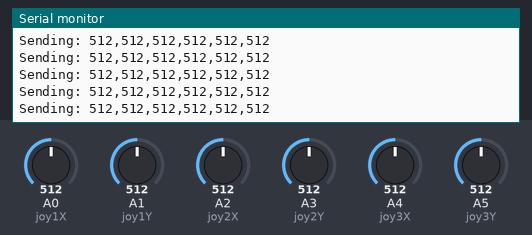
This sketch was run on a simulated Arduino Uno, built with avr-gcc and run on an emulated ATmega328P. Parts: the last lines printed to the serial monitor. The test bench sets the inputs (shaded band); at power-on: A4 (joy3X) = 512, A0 (joy1X) = 512, A1 (joy1Y) = 512, A2 (joy2X) = 512, A3 (joy2Y) = 512, A5 (joy3Y) = 512.

Above: at 8.7 s.
8.8 s: A4 (joy3X) set to 107
At 8.98 s:
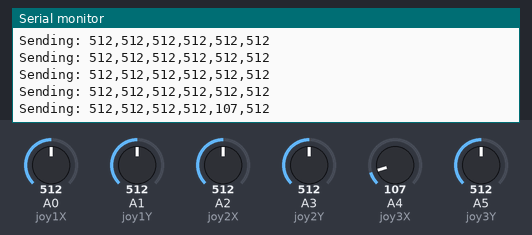
10.3 s: A4 (joy3X) set to 89
At 10.39 s:
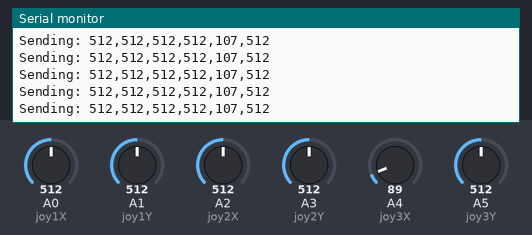
Timing chart, 0 to 12.8 s (numbered marks = the images above; inputs shaded):
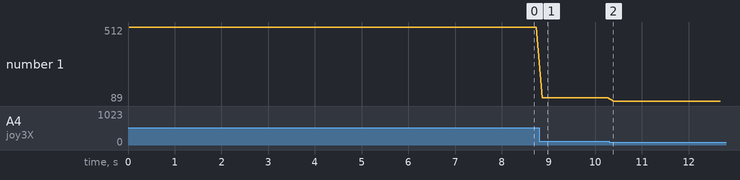

The sketch:

Transmitter.ino
```cpp
#include <SoftwareSerial.h>

// HC-12 connected to pins 10 (TX) and 11 (RX)
SoftwareSerial HC12(10, 11);

// Joystick pins
const int joy1X = A0;
const int joy1Y = A1;
const int joy2X = A2;
const int joy2Y = A3;
const int joy3X = A4;
const int joy3Y = A5;

void setup() {
  HC12.begin(9600); // Start HC-12 communication
  Serial.begin(9600); // Serial monitor for debugging

  // Configure joystick pins as inputs
  pinMode(joy1X, INPUT);
  pinMode(joy1Y, INPUT);
  pinMode(joy2X, INPUT);
  pinMode(joy2Y, INPUT);
  pinMode(joy3X, INPUT);
  pinMode(joy3Y, INPUT);
}

void loop() {
  // Read joystick values (0-1023 range)
  int joy1XVal = analogRead(joy1X);
  int joy1YVal = analogRead(joy1Y);
  int joy2XVal = analogRead(joy2X);
  int joy2YVal = analogRead(joy2Y);
  int joy3XVal = analogRead(joy3X);
  int joy3YVal = analogRead(joy3Y);

  // Send data as a comma-separated string
  String data = String(joy1XVal) + "," + String(joy1YVal) + "," +
                String(joy2XVal) + "," + String(joy2YVal) + "," +
                String(joy3XVal) + "," + String(joy3YVal);

  HC12.println(data); // Send the joystick data to the receiver
  Serial.println("Sending: " + data); // Debug output

  delay(100); // Delay to prevent flooding[cite: 4]
}
```

Measured:
- after the input at 8.8 s, the serial monitor: prints a new line after 0.06 s (image 1)
- plotted number 1: 512 → 107 after the input at 8.8 s, 107 → 89 after the input at 10.3 s
